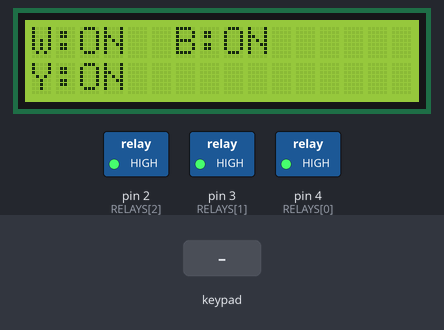
Recording of a sketch running on a simulated Arduino Uno, built with avr-gcc and run on an emulated ATmega328P. On the bench: 16×2 character LCD, switched loads named in the sketch (green lamp = pin HIGH). The test bench sets the inputs (shaded band).

Above: at 1.2 s.
1.3 s: keypad keys 1 3 9 7 A pressed 0.4 s apart
At 4.0 s:
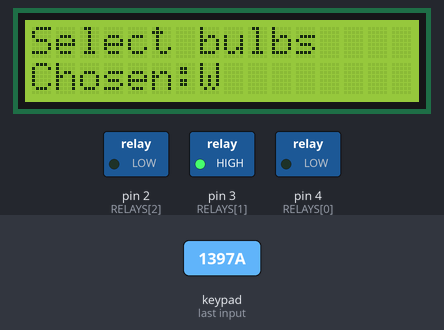
4.8 s: key 'B' pressed
At 5.5 s:
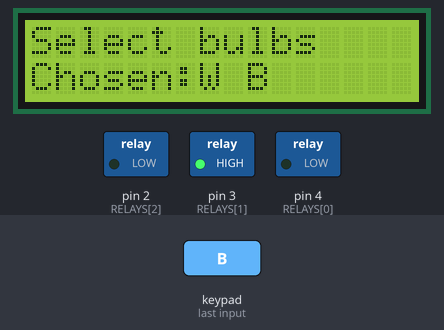
6.3 s: key 'C' pressed
At 7.5 s:
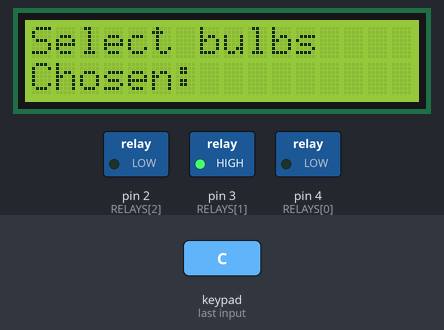
7.8 s: keypad keys 6 7 8 9 * pressed 0.4 s apart
At 10.8 s:
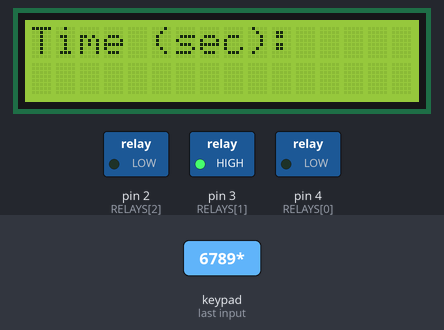
11.3 s: key '#' pressed
At 12.5 s:
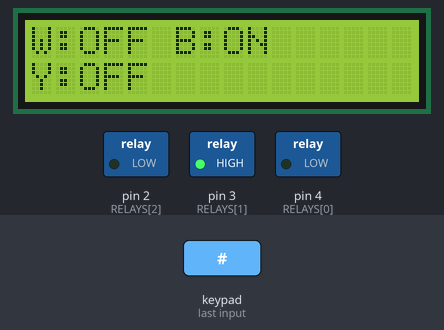
12.8 s: keypad keys 1 0 1 1 1 2 1 3 pressed 0.4 s apart
At 16.6 s:
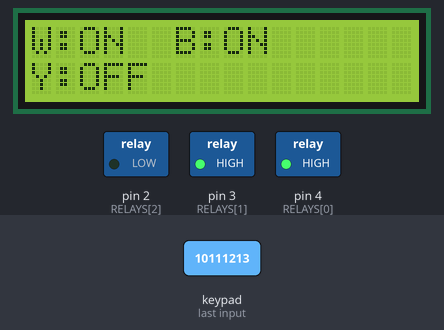
Timing chart, 0 to 18.1 s (numbered marks = the images above; inputs shaded):
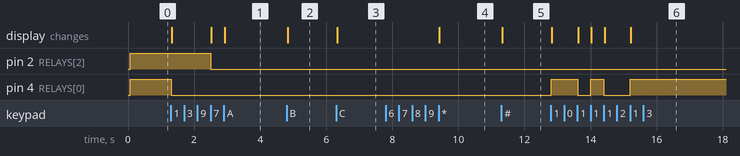

Measured:
- after the input at 1.3 s, pin 2 (RELAYS[2]): HIGH → LOW after 1.2 s; pin 4 (RELAYS[0]): HIGH → LOW at once; the display: first changes at once (image 1 shows a later state)
- after the input at 4.8 s, the display: changes at once (image 2)
- after the input at 6.3 s, the display: changes at once (image 3)
- after the input at 7.8 s, the display: changes after 1.6 s (image 4)
- after the input at 11.3 s, the display: changes at once (image 5)
- after the input at 12.8 s, pin 4 (RELAYS[0]): goes HIGH 0.81 s, LOW 0.39 s, HIGH 0.40 s, LOW 0.80 s, then HIGH, starting at once; the display: changes at once (image 6)

The sketch:

LoadsheddingCode.ino
```cpp
#include <Wire.h>
#include <LiquidCrystal_I2C.h>
#include <Keypad.h>

LiquidCrystal_I2C lcd(0x27,16,2);

// -------- Relay pins --------
const int RELAYS[3] = {4,3,2};        // White, Blue, Yellow
enum {W=0,B=1,Y=2};
const char* nameShort[3] = {"W","B","Y"};
const char* nameFull[3]  = {"White","Blue","Yellow"};

// -------- Keypad --------
const byte ROWS=4, COLS=4;
char keys[ROWS][COLS] = {
  {'1','2','3','A'},
  {'4','5','6','B'},
  {'7','8','9','C'},
  {'*','0','#','D'}
};

byte rowPins[ROWS] = {6,7,8,9};
byte colPins[COLS] = {10,11,12,13};
Keypad keypad(makeKeymap(keys), rowPins, colPins, ROWS, COLS);

// -------- States --------
bool bulbOn[3];
bool countdownActive[3];
unsigned long endTime[3];

bool selecting = false;
bool entering = false;
bool chosen[3];
String timeDigits = "";

int showIndex = -1;
unsigned long lastLCD = 0;

// -------- LCD helpers --------
void lcdStatus() {
  lcd.clear();
  lcd.setCursor(0,0);
  lcd.print("W:"); lcd.print(bulbOn[W]?"ON ":"OFF");
  lcd.print(" B:"); lcd.print(bulbOn[B]?"ON ":"OFF");
  lcd.setCursor(0,1);
  lcd.print("Y:"); lcd.print(bulbOn[Y]?"ON ":"OFF");
}

void lcdSelect() {
  lcd.clear();
  lcd.setCursor(0,0); lcd.print("Select bulbs");
  lcd.setCursor(0,1); lcd.print("Chosen:");
  for(int i=0;i<3;i++) if(chosen[i]) { lcd.print(nameShort[i]); lcd.print(' '); }
}

void lcdEnter() {
  lcd.clear();
  lcd.setCursor(0,0); lcd.print("Time (sec):");
  lcd.setCursor(0,1); lcd.print(timeDigits);
}

void lcdCountdown(int idx, unsigned long sec) {
  lcd.clear();
  lcd.setCursor(0,0);
  lcd.print(nameShort[idx]); lcd.print(":OFF ");
  lcd.print(nameFull[idx]);
  lcd.setCursor(0,1);
  lcd.print("Left: "); lcd.print(sec); lcd.print(" s");
}

// -------- Countdown start --------
void startCountdown(unsigned long sec) {
  for(int i=0;i<3;i++) if(chosen[i]) {
    bulbOn[i] = false;
    digitalWrite(RELAYS[i], LOW);
    if(sec>0) {
      countdownActive[i] = true;
      endTime[i] = millis() + sec*1000UL;
    } else {
      bulbOn[i] = true;
      digitalWrite(RELAYS[i], HIGH);
      countdownActive[i] = false;
    }
    chosen[i] = false;
  }

  // pick the first active for immediate display
  showIndex = -1;
  for(int i=0;i<3;i++) if(countdownActive[i]) { showIndex = i; break; }
  if(showIndex >= 0) {
    unsigned long remain = (endTime[showIndex] - millis())/1000UL;
    lcdCountdown(showIndex, remain);   // <— show immediately
  } else lcdStatus();
}

// -------- Setup --------
void setup() {
  lcd.init(); lcd.backlight();
  for(int i=0;i<3;i++) {
    pinMode(RELAYS[i],OUTPUT);
    digitalWrite(RELAYS[i],HIGH);    // all ON initially
    bulbOn[i] = true;
  }
  lcdStatus();
}

// -------- Loop --------
void loop() {
  unsigned long now = millis();

  // check expiry
  for(int i=0;i<3;i++) {
    if(countdownActive[i] && now >= endTime[i]) {
      countdownActive[i] = false;
      bulbOn[i] = true;
      digitalWrite(RELAYS[i], HIGH);
      lcdStatus();
    }
  }

  // keypad
  char k = keypad.getKey();
  if(k) {
    if(entering) {
      if(isDigit(k) && timeDigits.length()<4) {
        timeDigits += k; lcdEnter();
      } else if(k=='D') {
        unsigned long sec = timeDigits.length()? timeDigits.toInt():0;
        entering = false; startCountdown(sec);
        timeDigits="";
      } else if(k=='#') {
        entering=false; for(int i=0;i<3;i++) chosen[i]=false; lcdStatus();
      }
    }
    else if(selecting) {
      if(k=='W'){ chosen[W]=true; lcdSelect(); }
      else if(k=='B'){ chosen[B]=true; lcdSelect(); }
      else if(k=='Y'){ chosen[Y]=true; lcdSelect(); }
      else if(k=='C'){ for(int i=0;i<3;i++) chosen[i]=false; lcdSelect(); }
      else if(k=='*'){ selecting=false; entering=true; timeDigits=""; lcdEnter(); }
      else if(k=='#'){ selecting=false; for(int i=0;i<3;i++) chosen[i]=false; lcdStatus(); }
    }
    else {
      if(k=='A'){ selecting=true; for(int i=0;i<3;i++) chosen[i]=false; chosen[W]=true; lcdSelect(); }
      else if(k=='B'){ selecting=true; for(int i=0;i<3;i++) chosen[i]=false; chosen[B]=true; lcdSelect(); }
      else if(k=='C'){ selecting=true; for(int i=0;i<3;i++) chosen[i]=false; chosen[Y]=true; lcdSelect(); }
      else if(k=='1'){ bulbOn[W]=!bulbOn[W]; digitalWrite(RELAYS[W], bulbOn[W]?HIGH:LOW); lcdStatus(); }
      else if(k=='4'){ bulbOn[B]=!bulbOn[B]; digitalWrite(RELAYS[B], bulbOn[B]?HIGH:LOW); lcdStatus(); }
      else if(k=='7'){ bulbOn[Y]=!bulbOn[Y]; digitalWrite(RELAYS[Y], bulbOn[Y]?HIGH:LOW); lcdStatus(); }
    }
  }

  // update countdown display every 500 ms
  if(showIndex>=0 && countdownActive[showIndex] && now - lastLCD >= 500) {
    lastLCD = now;
    unsigned long remain = (endTime[showIndex] > now) ? (endTime[showIndex]-now)/1000UL : 0;
    lcdCountdown(showIndex, remain);
  }
  else if(showIndex>=0 && !countdownActive[showIndex]) {
    // pick next active or go back to status
    int next=-1;
    for(int i=0;i<3;i++) if(countdownActive[i]) { next=i; break; }
    showIndex = next;
    if(showIndex<0) lcdStatus();
  }
}
```
